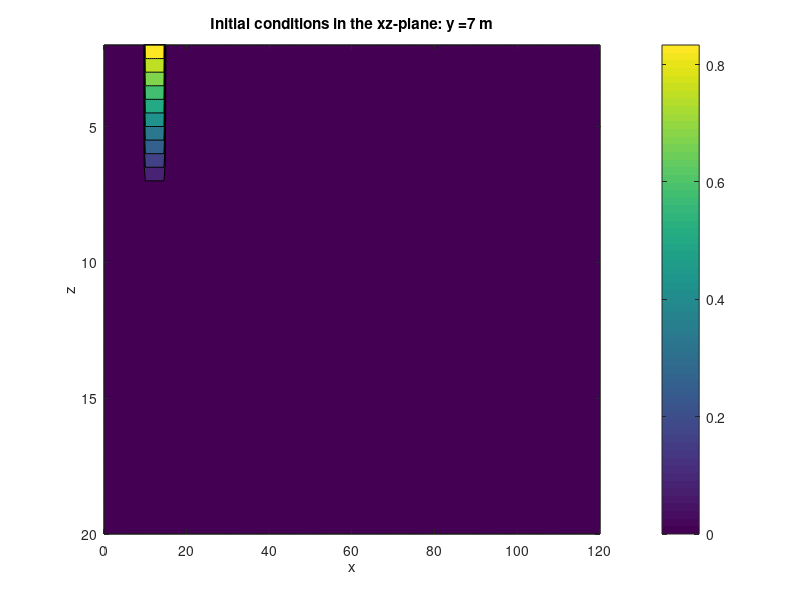

MATLAB code to generate this figure: (Note: this script raises an error after producing the figure.)
%% Parameters van figuur 10, nu in 3D
%clear all
%close all
tic 
%Deze werkt!!!!!!
%% Initialisaties
v = 0.1; %m/d
alpha_L = 0.5; %m aanpssing tov Figuur 9
D_L = alpha_L*v;
Pe = 1; %Peclet nummer
deltax = Pe*alpha_L; 

Cr = 1; %Courant nummer
deltat = Cr*deltax/v; %in dagen

alpha_T = 0.05; %m
D_T = alpha_T*v; 

%z richting
alpha_V = 0.05; %V van verticaal dus
D_V = alpha_V*v;

%grid
x = 0:deltax:120; %x tot 120 m
%bij gebrek aan info: neem hier deltay = deltax
deltay = deltax;
deltaz = deltax; %analoog dus
y = 0:deltay:14; %y tot 14m
z = 2:deltaz:20; 
%idee van GWT op 2 m
t = 0:deltat:600; %tot dag 600 in de figuur
M = length(x)-2; %aftrekken van interne knopen
N = length(y)-2;
Z = length(z)-2;
K = length(t)-1;

u = zeros(N+4,M+4,Z+4); %dus een 3D matrix!!
%initiele condities
idx = x >= 10 & x <= 14.6;
idy = y >= 4.2 & y <= 9.8;
idz = z >= 2 & z <= 8; 
posx = find(idx) + 1; %omdat indexering start op -1
posy = find(idy) +1; %idem
posz = find(idz); %hier niet selecteren uit de matrix
concentraties = linspace(1,0,length(posz));
for i = 1:length(posz)
    C0 = concentraties(i);
    u(posy,posx,posz(i)) = C0;
end

%plot de initiele conditie in xz vlak
ydoorsnede = (4.2 + 9.8)/2;
idy_doorsnede = y == ydoorsnede;
posy_doorsnede = find(idy_doorsnede) +1;
figure()
uxz = squeeze(u(posy_doorsnede,2:end-1,2:end-1));
contourf(x,z,uxz')
%gebruik squeeze om 2D matrix te krijgen!!!
xlabel('x')
ylabel('z')
set ( gca, 'ydir', 'reverse' )
colorbar
title(strcat('Initial conditions in the xz-plane: y = ',num2str(ydoorsnede)',' m'))

%% Gauss Seidel iteratie
difference = 1;
phi = 1e-4; %convergentiecriterium
iter = 0;
%preallocaties
R = 1; %dus geen retardatie hier
B1 = R/deltat + 2*D_L/deltax^2 + 2*D_T/deltay^2;
B2 = -D_L/deltax^2 + v/(2*deltax);
B3 = -D_L/deltax^2 - v/(2*deltax);
B4 = -D_T/deltay^2;
B5 = B4;
%B6 = 
%B7 = 

%unew = zeros(N+4,M+4,K+1);
%unew = u;
u_flat = u10(:,:,2); %laat deze dus op de initiële condities starten met z'n iteraties!
unew_flat = u_flat;
figure()
for k = 1:K %tot tijdstip K (K+1) maar indexeren op k+1
    iter = 0;
    while difference > phi
        for j = 2:N+3 % van j = 0 tot j = N+1
            for i = 2:M+3 % van i = 0 tot i = M+1
                unew_flat(j,i) = -B2/B1*u_flat(j,i+1)-B3/B1*unew_flat(j,i-1)-...
                    B4/B1*u_flat(j+1,i) - B5/B1*unew_flat(j-1,i) + R/(deltat*B1)*u10(j,i,k);
            end
            unew_flat(j,1) = unew_flat(j,3); %Neumann links: u_-1 = u_1
            unew_flat(j,M+4) = unew_flat(j,M+2); %Neuman rehcts: u_M+2 = u_M
        end
        unew_flat(1,:) = unew_flat(3,:); %Neumann onderaan
        unew_flat(N+4,:) = unew_flat(N+2,:); %Neumann bovenaan
        difference = max(max(abs(unew_flat-u_flat)));
        u_flat = unew_flat;
        iter = iter +1;
    end
    iter;
    k;
    u10(:,:,k+1) = u_flat;
    %contourf(x,y,u(2:end-1,2:end-1,k+1));
    %xlabel('x')
    %ylabel('y')
    %zlabel('u')
    %title(strcat('tijd =  ',num2str(t(k+1))),'dagen')
    %colorbar
    %Ani(k) = getframe;
    if rem(k,5) == 0
       k 
    end
    difference = 1; %zodat hij terug vertrekt
end
%% visualisaties
%videostijl
figure()
for k = 0:1:K %Dus niet alle tijdstappen visualiseren
    contourf(x,y,u10(2:end-1,2:end-1,k+1));
    xlabel('x')
    ylabel('y')
    zlabel('u')
    title(strcat('tijd =  ',num2str(t(k+1))),'dagen')
    colorbar
    Ani(k+1) = getframe;
end

tijden = [200,600];
f = figure();
f.Position(3:4) = [1.5*560,420];
for i = 1:length(tijden)
    tijdid = t == tijden(i);
    subplot(2,1,i)
    contourf(x,y,u10(2:end-1,2:end-1,tijdid))
    xlabel('x')
    ylabel('y')
    title(strcat('t =',num2str(t(tijdid))),'days')
    colorbar
end
exportgraphics(gcf,'Figuur_10.png','Resolution',900)
toc